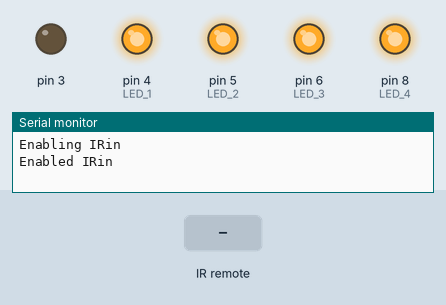
Simulated run of this sketch. Board: Arduino Uno, built with avr-gcc and run on an emulated ATmega328P. Shown: output pins drawn as LEDs (lit = HIGH), the last lines printed to the serial monitor. Inputs (shaded band) come from the test bench.

Above: at 1.2 s.
1.3 s: infrared code 0xFFC23D received
At 1.7 s:
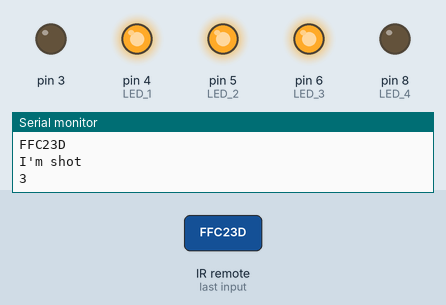
2.8 s: infrared code 0xFFC23D received
At 4.2 s:
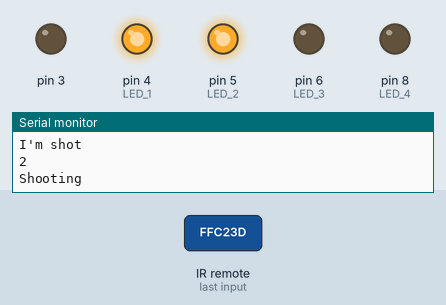
Timing chart, 0 to 5.8 s (numbered marks = the images above; inputs shaded):
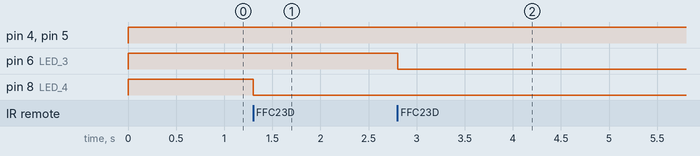

Measured:
- after the input at 1.3 s, pin 8 (LED_4): HIGH → LOW at once
- after the input at 2.8 s, pin 6 (LED_3): HIGH → LOW at once

The sketch:

robot2.ino
```cpp
// This if for the second robot

#include <IRremote.h>

int RECV_PIN = 10;
int LED_1 = 4;
int LED_2 = 5;
int LED_3 = 6;
int LED_4 = 8;
int health = 4;

int count =0;

IRrecv irrecv(RECV_PIN);

IRsend irsend;

decode_results results;

void setup()
{
  pinMode(3, OUTPUT);
  Serial.begin(9600);
  // In case the interrupt driver crashes on setup, give a clue
  // to the user what's going on.
  Serial.println("Enabling IRin");
  irrecv.enableIRIn(); // Start the receiver
  Serial.println("Enabled IRin");
  pinMode(LED_1, OUTPUT);
  pinMode(LED_2, OUTPUT);
  pinMode(LED_3, OUTPUT);
  pinMode(LED_4, OUTPUT);
}

void loop()
{
  //Receiving
  if ((irrecv.decode(&results)) )
  {
    Serial.print("Protocol: ");
    Serial.println(results.decode_type, DEC);
    Serial.println(results.value, HEX);
    if (results.value == 0xffc23d || results.value == 0xFFC23D)
    {
    Serial.println("I'm shot");
    health--;
    Serial.println(health);
    }
    irrecv.resume(); // Receive the next value
  }
  switch(health) {
    case 1:
      digitalWrite(LED_1, HIGH);
      digitalWrite(LED_2, LOW);
      digitalWrite(LED_3, LOW);
      digitalWrite(LED_4, LOW);
      break;
    case 2:
      digitalWrite(LED_1, HIGH);
      digitalWrite(LED_2, HIGH);
      digitalWrite(LED_3, LOW);
      digitalWrite(LED_4, LOW);
      break;
    case 3:
      digitalWrite(LED_1, HIGH);
      digitalWrite(LED_2, HIGH);
      digitalWrite(LED_3, HIGH);
      digitalWrite(LED_4, LOW);
      break;
    case 4:
      digitalWrite(LED_1, HIGH);
      digitalWrite(LED_2, HIGH);
      digitalWrite(LED_3, HIGH);
      digitalWrite(LED_4, HIGH);
      break;
    case 0:
      digitalWrite(LED_1, LOW);
      digitalWrite(LED_2, LOW);
      digitalWrite(LED_3, LOW);
      digitalWrite(LED_4, LOW);
      health = 5;
      break;
  }
    delay(100);
    count++;
    if (count == 30){
      count =0;
     //Shooting
     Serial.println("Shooting");
     irsend.sendRC5(0xff22dd, 32);
     irrecv.enableIRIn(); // Start the receiver
     delay(100);
    }
}
```
